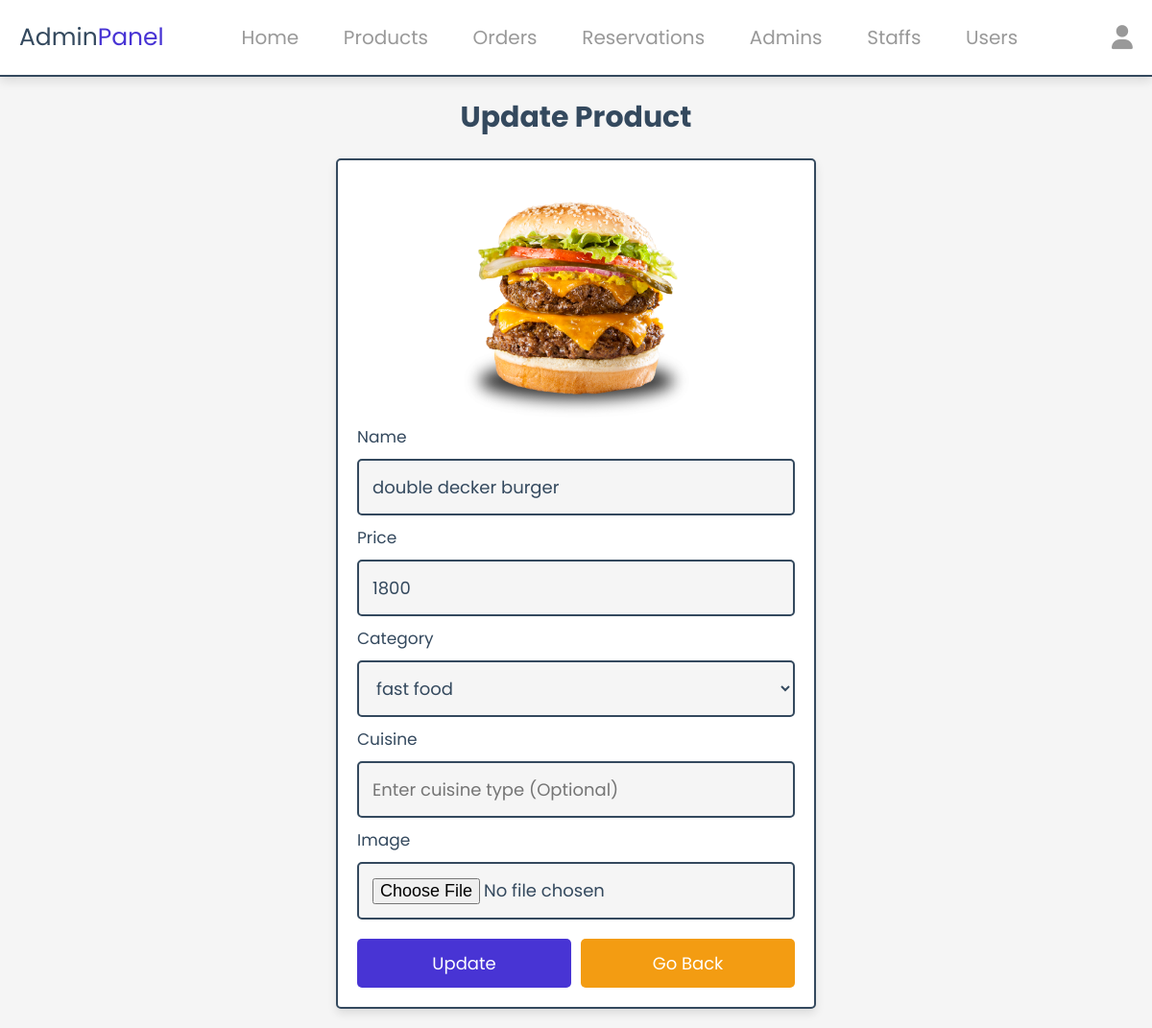
The page /admin/update_product.php?update=35 (signed in) on the database its author committed.
### tables this page shows
CREATE TABLE `products` (
  `id` int(11) NOT NULL,
  `cuisine` varchar(50) NOT NULL,
  `category` varchar(50) NOT NULL,
  `name` varchar(50) NOT NULL,
  `price` int(11) NOT NULL,
  `image` varchar(50) NOT NULL,
  `hero_slider` tinyint(1) NOT NULL
);

### admin/update_product.php (the view, shortened to what this page needs)
<?php
   include('../db/database.php');
?>
<!DOCTYPE html>
<html lang="en">
<head>
   <link rel="stylesheet" href="https://cdnjs.cloudflare.com/ajax/libs/font-awesome/6.1.1/css/all.min.css">
   <link rel="stylesheet" href="../css/admin_style.css">
</head>
<body>
   <?php include '../components/admin_header.php' ?>
   <section class="update-product">
      <h1 class="heading">update product</h1>
      <?php
         $update_id = $_GET['update'];
         $show_products = $conn->prepare("SELECT * FROM products WHERE id = ?");
         $show_products->execute([$update_id]);
         if($show_products->rowCount() > 0){
            $fetch_products = $show_products->fetch(PDO::FETCH_ASSOC)
      ?>
            <form action="" method="POST" enctype="multipart/form-data">
               <img src="../uploaded images/<?= $fetch_products['image']; ?>" alt="">
               <span>Name</span>
               <input type="text" required placeholder="Enter product name" name="name" maxlength="50" class="box" value="<?= $fetch_products['name']; ?>">
               <span>Price</span>
               <input type="number" min="50" max="99999" required placeholder="Enter product price" name="price" onkeypress="if(this.value.length == 5) return false;" class="box" value="<?= $fetch_products['price']; ?>">
               <span>Category</span>
               <select name="category" class="box" required>
                  <option selected value="<?= $fetch_products['category']; ?>"><?= $fetch_products['category']; ?></option>
               </select>
               <span>Cuisine</span>
               <input type="text" placeholder="Enter cuisine type (Optional)" name="cuisine" maxlength="50" class="box" value="<?= $fetch_products['cuisine']; ?>">
               <span>Image</span>
               <input type="file" name="image" class="box" accept="image/jpg, image/jpeg, image/png, image/webp">
               <div class="flex-btn">
                  <input type="submit" value="update" class="btn" name="update">
                  <a href="products.php" class="option-btn">go back</a>
               </div>
            </form>
      <?php
         }else{
            echo '<p class="empty">No products added yet!</p>';
         }
      ?>
   </section>
</body>
</html>

### CSS/admin_style.css (style rules this page uses)
:root { --blue-color:#4834d4; --red:#e74c3c; --orange:#f39c12; --black:#34495e; --light-bg:#f5f5f5; --light-color:#999; --green: #00ff59; --border:.2rem solid var(--black); --box-shadow:0 .5rem 1rem rgba(0,0,0,.1); }
* { font-family: 'poppins', sans-serif; margin:0; padding:0; box-sizing: border-box; text-decoration: none; outline: none; border:none; }
html { font-size: 62.5%; overflow-x: hidden; }
body { background-color: var(--light-bg); }
section { max-width: 1200px; margin:0 auto; padding:2rem; }
.btn, .delete-btn, .option-btn, .hero-btn { display: block; margin-top: 1rem; border-radius: .5rem; cursor: pointer; width: 100%; font-size: 1.8rem; color: #fff; padding:1.2rem 3rem; text-transform: capitalize; text-align: center; }
.btn { background-color: var(--blue-color); }
.option-btn { background-color: var(--orange); }
.flex-btn { display: flex; gap:1rem; }
.heading { text-align: center; margin-bottom: 2rem; text-transform: capitalize; color:var(--black); font-size: 3rem; }
.update-product form { margin:0 auto; max-width: 50rem; background-color: #fff; border-radius: .5rem; box-shadow: var(--box-shadow); border:var(--border); padding:2rem; }
.update-product form img { height: 25rem; width: 100%; object-fit: contain; }
.update-product form .box { background-color: var(--light-bg); border:var(--border); width: 100%; padding:1.4rem; font-size: 1.8rem; color:var(--black); border-radius: .5rem; margin: 1rem 0; }
.update-product form span { font-size: 1.7rem; color:var(--black); }

### rows shown on the page
products: image (picture), name "double decker burger", price "1800", category "fast food"
